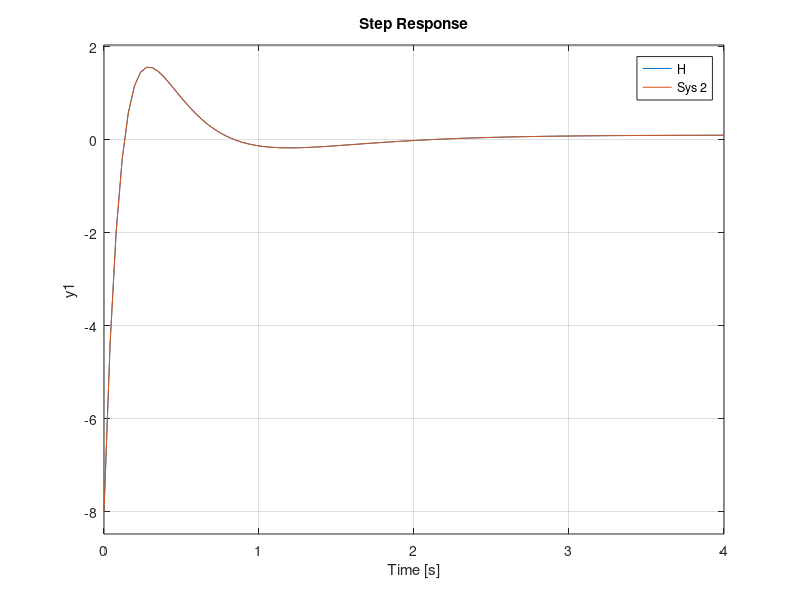
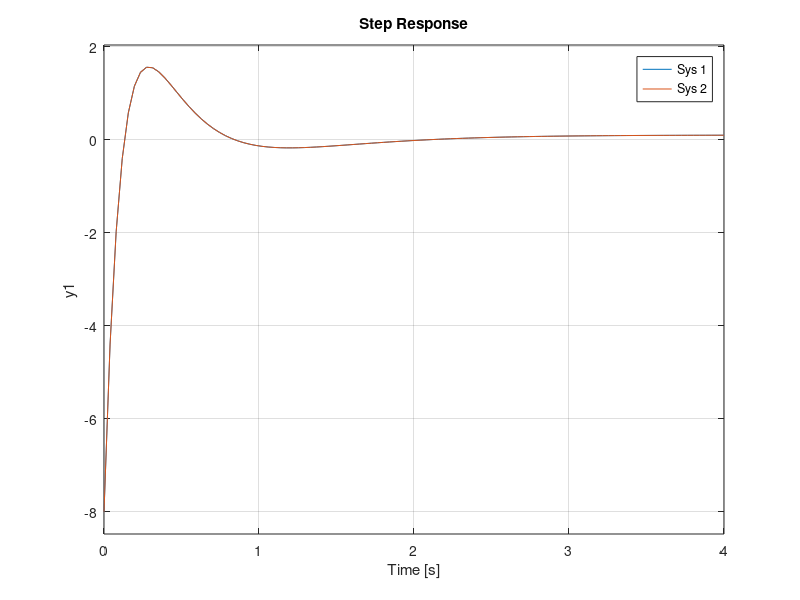

These charts were generated, in order, by the following MATLAB code:
den = conv([1,5,6],[1,8]);
num = [-8,7,-6,5];
H = tf(num,den);

[R,P,K] = residue(num,den);
Ad = diag(P);
Bd = ones(3,1);
Cd = R';
D = K;

step(H,ss(Ad,Bd,Cd,D));

%%
Ad2 = Ad;
Bd2 = Cd';
Cd2 = Bd';

figure, step(ss(Ad,Bd,Cd,D),ss(Ad2,Bd2,Cd2,D))